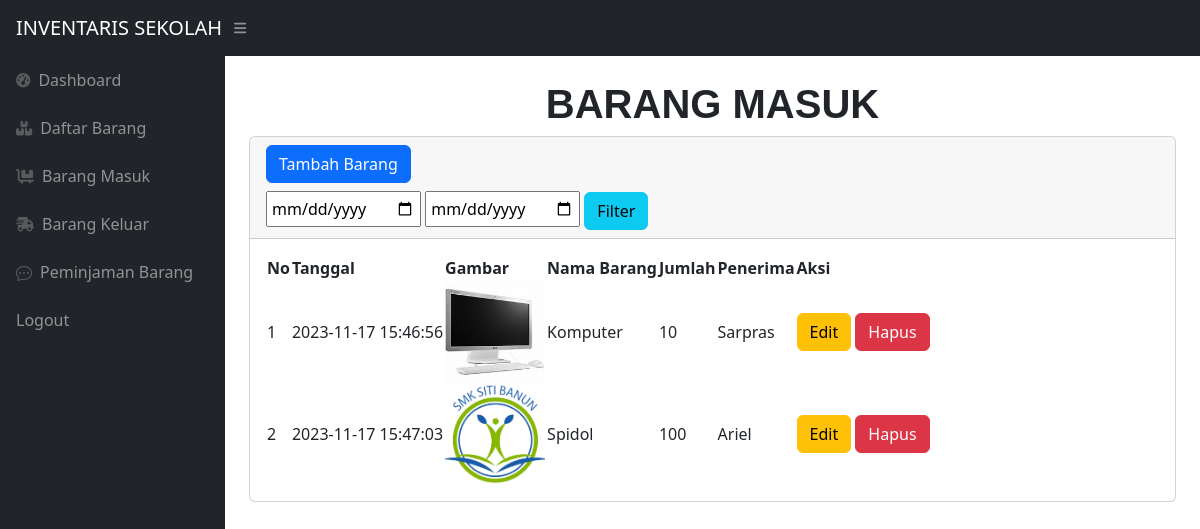
The app's page /admin/masuk.php (signed in) with its own data.
### tables this page shows
CREATE TABLE `masuk` (
  `idmasuk` int(11) NOT NULL,
  `idbarang` int(11) NOT NULL,
  `tanggal` timestamp NOT NULL DEFAULT current_timestamp(),
  `keterangan` varchar(100) NOT NULL,
  `qty` int(11) NOT NULL
);

CREATE TABLE `stock` (
  `idbarang` int(11) NOT NULL,
  `namabarang` varchar(100) NOT NULL,
  `deskripsi` varchar(100) NOT NULL,
  `stock` int(11) NOT NULL,
  `image` varchar(99) NOT NULL
);

### admin/masuk.php (the view, shortened to what this page needs)
<?php
require '../koneksi/koneksimasuk.php';
?>
<!DOCTYPE html>
<html lang="en">
<head>
    <link href="https://cdn.jsdelivr.net/npm/simple-datatables@7.1.2/dist/style.min.css" rel="stylesheet" />
    <link href="css/styles.css" rel="stylesheet" />
</head>
<body class="sb-nav-fixed">
    <nav class="sb-topnav navbar navbar-expand navbar-dark bg-dark">
        <a class="navbar-brand ps-3">INVENTARIS SEKOLAH</a>
        <button class="btn btn-link btn-sm order-1 order-lg-0 me-4 me-lg-0" id="sidebarToggle" href="#!"><i class="fas fa-bars"></i></button>
    </nav>
    <div id="layoutSidenav">
        <div id="layoutSidenav_nav">
            <nav class="sb-sidenav accordion sb-sidenav-dark" id="sidenavAccordion">
                <div class="sb-sidenav-menu">
                    <div class="nav">
                        <a class="nav-link" href="dashboard.php">
                                <div class="sb-nav-link-icon"><i class="fas fa-tachometer-alt"></i></div>
                                Dashboard
                            </a>
                            <a class="nav-link" href="index.php">
                                <div class="sb-nav-link-icon"><i class='fas fa-boxes'></i></i></div>
                                Daftar Barang
                            </a>
                            <a class="nav-link" href="masuk.php">
                                <div class="sb-nav-link-icon"><i class='fas fa-dolly-flatbed'></i></div>
                                Barang Masuk
                            </a>
                            <a class="nav-link" href="Keluar.php">
                                <div class="sb-nav-link-icon"><i class='fas fa-shipping-fast'></i></div>
                                Barang Keluar
                            </a>
                            <a class="nav-link" href="peminjaman.php">
                                <div class="sb-nav-link-icon"></div>
                                Peminjaman Barang
                            </a>
                            <a class="nav-link" href="../logout.php">
                                Logout
                            </a>
                    </div>
                </div>
            </nav>
        </div>
        <div id="layoutSidenav_content">
            <main>
                <div class="container-fluid px-4">
                    <h1 class="mt-4" style="text-align: center; font-weight: bold; font-family: arial;">BARANG MASUK</h1>
                    <div class="card mb-4">
                        <div class="card-header">
                              <button type="button" class="btn btn-primary" data-toggle="modal" data-target="#myModal">
                                Tambah Barang
                              </button>
                              <div class="row mt-2">
                                <div class="col">
                                    <form method="post" class="form-inline">
                                        <input type="date" name="tgl_mulai" class="p-1">
                                        <input type="date" name="tgl_selesai" class="p-1">
                                        <button type="submit" name="filter_tgl" class="btn btn-info">Filter</button>
                                </form>
                                </div>
                              </div>
                        </div>
                        <div class="card-body">
                            <table id="datatablesSimple">
                                <thead>
                                    <tr>
                                        <th>No</th>
                                        <th>Tanggal</th>
                                        <th>Gambar</th>
                                        <th>Nama Barang</th>
                                        <th>Jumlah</th>
                                        <th>Penerima</th>
                                        <th>Aksi</th>
                                    </tr>
                                </thead>
                                <tbody>
                                    <?php
                                    if (isset($_POST['filter_tgl'])) {
                                        $mulai = $_POST['tgl_mulai'];
                                        $selesai = $_POST['tgl_selesai'];
                                        if ($mulai!=null || $selesai!=null) {
                                            $ambilsemuadatastock = mysqli_query($conn, "select * from masuk m, stock s where s.idbarang = m.idbarang and tanggal BETWEEN '$mulai' and DATE_ADD('$selesai',INTERVAL 1 DAY) order by idmasuk DESC");
                                        }else{
                                            $ambilsemuadatastock = mysqli_query($conn, "select * from masuk m, stock s where s.idbarang = m.idbarang");
                                        }
                                    }else{
                                         $ambilsemuadatastock = mysqli_query($conn, "select * from masuk m, stock s where s.idbarang = m.idbarang");
                                    }
                                    $i = 1;
                                    while($data = mysqli_fetch_array($ambilsemuadatastock)){
                                        $idm = $data['idmasuk'];
                                        $tanggal = $data['tanggal'];
                                        $namabarang = $data['namabarang'];
                                        $qty = $data['qty'];
                                        $keterangan = $data['keterangan'];
                                        $gambar = $data['image'];
                                        if ($gambar==null) {
                                            $img = 'No Poto';
                                        }else{
                                        $img = '<img src="../images/'.$gambar.'" class="zoomable">';
                                         }
                                     ?>
                                    <tr>
                                        <td><?=$i++;?></td>
                                        <td><?=$tanggal;?></td>
                                        <td><?=$img;?></td>
                                        <td><?=$namabarang;?></td>
                                        <td><?=$qty;?></td>
                                        <td><?=$keterangan;?></td>
                                        <td>
                                          <button type="button" class="btn btn-warning" data-toggle="modal" data-target="#edit<?=$idm;?>">
                                            Edit
                                          </button>
                                          <button type="button" class="btn btn-danger" data-toggle="modal" data-target="#delete<?=$idm;?>">
                                            Hapus
                                          </button>
                                        </td>
                                    </tr>
                                    <?php
                                         }
                                     ?>
                                </tbody>
                            </table>
                        </div>
                    </div>
                </div>
            </main>
        </div>
    </div>
</body>
</html>

### admin/masuk.php (style rules this page uses)
.zoomable { width: 100px }

### records on screen
masuk: tanggal "2023-11-17 15:46:56", idbarang.image (picture), idbarang.namabarang "Komputer", qty "10", keterangan "Sarpras"
masuk: tanggal "2023-11-17 15:47:03", idbarang.image (picture), idbarang.namabarang "Spidol", qty "100", keterangan "Ariel"
